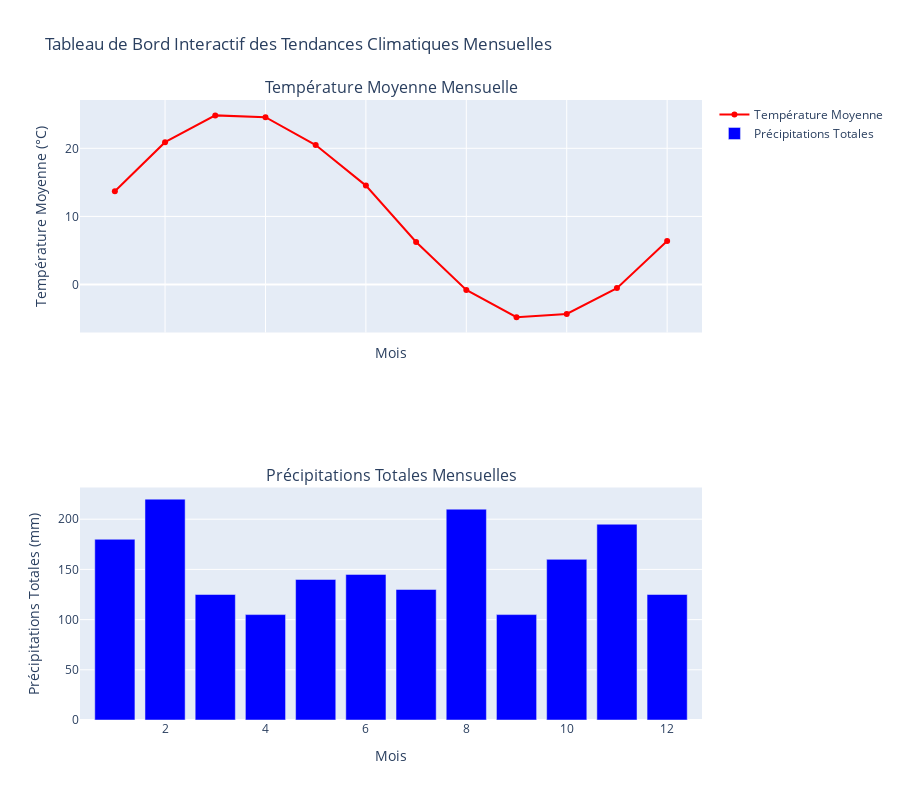

This figure's notebook cell:
### Markdown cell above
<h2>Etape 4 : Créer un tableau de bord interactif</h2>

### Code cell
import plotly.graph_objs as go
from plotly.subplots import make_subplots

# Créer un tableau de bord avec deux graphiques
fig = make_subplots(rows=2, cols=1, shared_xaxes=True, subplot_titles=('Température Moyenne Mensuelle', 'Précipitations Totales Mensuelles'))

# Ajouter la courbe des températures
fig.add_trace(
    go.Scatter(
        x=monthly_data['Month'],
        y=monthly_data['Temperature'],
        mode='lines+markers',
        name='Température Moyenne',
        line=dict(color='red')
    ),
    row=1, col=1
)

# Ajouter l'histogramme des précipitations
fig.add_trace(
    go.Bar(
        x=monthly_data['Month'],
        y=monthly_data['Precipitation'],
        name='Précipitations Totales',
        marker_color='blue'
    ),
    row=2, col=1
)

# Mettre à jour la mise en page
fig.update_layout(
    height=800,
    title_text='Tableau de Bord Interactif des Tendances Climatiques Mensuelles',
    xaxis=dict(title='Mois'),
    xaxis2=dict(title='Mois'),
    yaxis=dict(title='Température Moyenne (°C)'),
    yaxis2=dict(title='Précipitations Totales (mm)')
)

# Rendre le graphique interactif avec des curseurs et des outils de zoom
fig.update_layout(hovermode='x unified')

# Afficher le tableau de bord
fig.show()

### Figure 1 — Plotly figure (JSON) as saved in the notebook; plotly's stock layout.template omitted (floating-point values rounded to 4 significant figures)
{"data": [{"line": {"color": "red"}, "mode": "lines+markers", "name": "Température Moyenne", "type": "scatter", "x": [1, 2, 3, 4, 5, 6, 7, 8, 9, 10, 11, 12], "xaxis": "x", "y": [13.7, 20.9, 24.83, 24.57, 20.48, 14.52, 6.251, -0.787, -4.782, -4.323, -0.5222, 6.381], "yaxis": "y"}, {"marker": {"color": "blue"}, "name": "Précipitations Totales", "type": "bar", "x": [1, 2, 3, 4, 5, 6, 7, 8, 9, 10, 11, 12], "xaxis": "x2", "y": [180, 220, 125, 105, 140, 145, 130, 210, 105, 160, 195, 125], "yaxis": "y2"}], "layout": {"annotations": [{"font": {"size": 16}, "showarrow": false, "text": "Température Moyenne Mensuelle", "x": 0.5, "xanchor": "center", "xref": "paper", "y": 1, "yanchor": "bottom", "yref": "paper"}, {"font": {"size": 16}, "showarrow": false, "text": "Précipitations Totales Mensuelles", "x": 0.5, "xanchor": "center", "xref": "paper", "y": 0.375, "yanchor": "bottom", "yref": "paper"}], "height": 800, "hovermode": "x unified", "title": {"text": "Tableau de Bord Interactif des Tendances Climatiques Mensuelles"}, "xaxis": {"anchor": "y", "domain": [0, 1], "matches": "x2", "showticklabels": false, "title": {"text": "Mois"}}, "xaxis2": {"anchor": "y2", "domain": [0, 1], "title": {"text": "Mois"}}, "yaxis": {"anchor": "x", "domain": [0.625, 1], "title": {"text": "Température Moyenne (°C)"}}, "yaxis2": {"anchor": "x2", "domain": [0, 0.375], "title": {"text": "Précipitations Totales (mm)"}}}}
